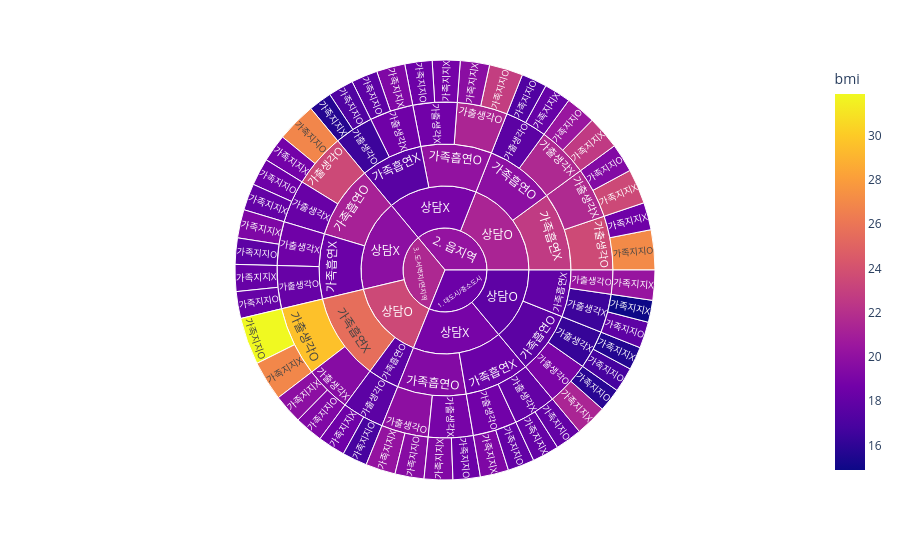

Write notebook code for a chart like this one.
### Code cell
a = health_drop_ele.replace({
    '상담희망_초': {1: '상담O', 2: '상담X'},
    '가족흡연_초': {1: '가족흡연O', 2: '가족흡연X'},
    '가출생각_초': {1: '가출생각O', 2: '가출생각X'},
    '가족지지_초': {1: '가족지지O', 2: '가족지지X'},
    
})

bmi_sum = a.groupby(['도시규모', '상담희망_초', '가족흡연_초', '가출생각_초','가족지지_초'])["bmi"].mean().reset_index()

fig = px.sunburst(bmi_sum, path=['도시규모', '상담희망_초', '가족흡연_초', '가출생각_초','가족지지_초'],
                  values='bmi',
                  color="bmi")
fig.show()

### Figure 1 — Plotly figure (JSON) as saved in the notebook; plotly's stock layout.template omitted (floating-point values rounded to 4 significant figures)
{"data": [{"branchvalues": "total", "customdata": [[15.83], [17.26], [16.86], [19.61], [22.84], [26.84], [27.05], [31.88], [18.04], [17.2], [18.16], [16.81], [20.42], [18.42], [18.45], [18.45], [17.8], [19.4], [19.28], [18.02], [17.78], [17.76], [21.36], [18.14], [18.54], [20.17], [19.74], [18.72], [20.32], [18.54], [26.93], [19.2], [15.67], [18.19], [15.6], [22.63], [19.34], [18.78], [18.04], [14.89], [23.51], [19.85], [18.11], [19.27], [19.22], [19.0], [17.71], [17.74], [19.89], [21.4], [23.5], [20.32], [23.59], [29.61], [18.64], [16.47], [18.18], [16.23], [21.58], [18.89], [18.62], [18.25], [16.48], [21.65], [19.57], [18.07], [18.55], [18.52], [17.71], [19.84], [17.74], [19.41], [20.1], [21.16], [17.95], [22.65], [25.6], [18.36], [17.58], [18.35], [17.81], [21.33], [23.51], [18.9], [18.92], [19.84], [18.41], [20.19], [21.53]], "domain": {"x": [0, 1], "y": [0, 1]}, "hovertemplate": "labels=%{label}<br>bmi_sum=%{value}<br>parent=%{parent}<br>id=%{id}<br>bmi=%{color}<extra></extra>", "ids": ["1. 대도시/중소도시/상담O/가족흡연O/가출생각O/가족지지O", "2. 읍지역/상담O/가족흡연O/가출생각O/가족지지O", "3. 도서벽지/면지역/상담O/가족흡연O/가출생각O/가족지지O", "1. 대도시/중소도시/상담X/가족흡연O/가출생각O/가족지지O", "2. 읍지역/상담X/가족흡연O/가출생각O/가족지지O", "3. 도서벽지/면지역/상담X/가족흡연O/가출생각O/가족지지O", "2. 읍지역/상담O/가족흡연X/가출생각O/가족지지O", "3. 도서벽지/면지역/상담O/가족흡연X/가출생각O/가족지지O", "1. 대도시/중소도시/상담X/가족흡연X/가출생각O/가족지지O", "2. 읍지역/상담X/가족흡연X/가출생각O/가족지지O", "3. 도서벽지/면지역/상담X/가족흡연X/가출생각O/가족지지O", "1. 대도시/중소도시/상담O/가족흡연O/가출생각X/가족지지O", "2. 읍지역/상담O/가족흡연O/가출생각X/가족지지O", "1. 대도시/중소도시/상담X/가족흡연O/가출생각X/가족지지O", "2. 읍지역/상담X/가족흡연O/가출생각X/가족지지O", "3. 도서벽지/면지역/상담X/가족흡연O/가출생각X/가족지지O", "1. 대도시/중소도시/상담O/가족흡연X/가출생각X/가족지지O", "2. 읍지역/상담O/가족흡연X/가출생각X/가족지지O", "3. 도서벽지/면지역/상담O/가족흡연X/가출생각X/가족지지O", "1. 대도시/중소도시/상담X/가족흡연X/가출생각X/가족지지O", "2. 읍지역/상담X/가족흡연X/가출생각X/가족지지O", "3. 도서벽지/면지역/상담X/가족흡연X/가출생각X/가족지지O", "1. 대도시/중소도시/상담O/가족흡연O/가출생각O/가족지지X", "2. 읍지역/상담O/가족흡연O/가출생각O/가족지지X", "3. 도서벽지/면지역/상담O/가족흡연O/가출생각O/가족지지X", "1. 대도시/중소도시/상담X/가족흡연O/가출생각O/가족지지X", "2. 읍지역/상담X/가족흡연O/가출생각O/가족지지X", "3. 도서벽지/면지역/상담X/가족흡연O/가출생각O/가족지지X", "1. 대도시/중소도시/상담O/가족흡연X/가출생각O/가족지지X", "2. 읍지역/상담O/가족흡연X/가출생각O/가족지지X", "3. 도서벽지/면지역/상담O/가족흡연X/가출생각O/가족지지X", "1. 대도시/중소도시/상담X/가족흡연X/가출생각O/가족지지X", "2. 읍지역/상담X/가족흡연X/가출생각O/가족지지X", "3. 도서벽지/면지역/상담X/가족흡연X/가출생각O/가족지지X", "1. 대도시/중소도시/상담O/가족흡연O/가출생각X/가족지지X", "2. 읍지역/상담O/가족흡연O/가출생각X/가족지지X", "1. 대도시/중소도시/상담X/가족흡연O/가출생각X/가족지지X", "2. 읍지역/상담X/가족흡연O/가출생각X/가족지지X", "3. 도서벽지/면지역/상담X/가족흡연O/가출생각X/가족지지X", "1. 대도시/중소도시/상담O/가족흡연X/가출생각X/가족지지X", "2. 읍지역/상담O/가족흡연X/가출생각X/가족지지X", "3. 도서벽지/면지역/상담O/가족흡연X/가출생각X/가족지지X", "1. 대도시/중소도시/상담X/가족흡연X/가출생각X/가족지지X", "2. 읍지역/상담X/가족흡연X/가출생각X/가족지지X", "3. 도서벽지/면지역/상담X/가족흡연X/가출생각X/가족지지X", "1. 대도시/중소도시/상담O/가족흡연O/가출생각O", "2. 읍지역/상담O/가족흡연O/가출생각O", "3. 도서벽지/면지역/상담O/가족흡연O/가출생각O", "1. 대도시/중소도시/상담X/가족흡연O/가출생각O", "2. 읍지역/상담X/가족흡연O/가출생각O", "3. 도서벽지/면지역/상담X/가족흡연O/가출생각O", "1. 대도시/중소도시/상담O/가족흡연X/가출생각O", "2. 읍지역/상담O/가족흡연X/가출생각O", "3. 도서벽지/면지역/상담O/가족흡연X/가출생각O", "1. 대도시/중소도시/상담X/가족흡연X/가출생각O", "2. 읍지역/상담X/가족흡연X/가출생각O", "3. 도서벽지/면지역/상담X/가족흡연X/가출생각O", "1. 대도시/중소도시/상담O/가족흡연O/가출생각X", "2. 읍지역/상담O/가족흡연O/가출생각X", "1. 대도시/중소도시/상담X/가족흡연O/가출생각X", "2. 읍지역/상담X/가족흡연O/가출생각X", "3. 도서벽지/면지역/상담X/가족흡연O/가출생각X", "1. 대도시/중소도시/상담O/가족흡연X/가출생각X", "2. 읍지역/상담O/가족흡연X/가출생각X", "3. 도서벽지/면지역/상담O/가족흡연X/가출생각X", "1. 대도시/중소도시/상담X/가족흡연X/가출생각X", "2. 읍지역/상담X/가족흡연X/가출생각X", "3. 도서벽지/면지역/상담X/가족흡연X/가출생각X", "1. 대도시/중소도시/상담O/가족흡연O", "2. 읍지역/상담O/가족흡연O", "3. 도서벽지/면지역/상담O/가족흡연O", "1. 대도시/중소도시/상담X/가족흡연O", "2. 읍지역/상담X/가족흡연O", "3. 도서벽지/면지역/상담X/가족흡연O", "1. 대도시/중소도시/상담O/가족흡연X", "2. 읍지역/상담O/가족흡연X", "3. 도서벽지/면지역/상담O/가족흡연X", "1. 대도시/중소도시/상담X/가족흡연X", "2. 읍지역/상담X/가족흡연X", "3. 도서벽지/면지역/상담X/가족흡연X", "1. 대도시/중소도시/상담O", "2. 읍지역/상담O", "3. 도서벽지/면지역/상담O", "1. 대도시/중소도시/상담X", "2. 읍지역/상담X", "3. 도서벽지/면지역/상담X", "1. 대도시/중소도시", "2. 읍지역", "3. 도서벽지/면지역"], "labels": ["가족지지O", "가족지지O", "가족지지O", "가족지지O", "가족지지O", "가족지지O", "가족지지O", "가족지지O", "가족지지O", "가족지지O", "가족지지O", "가족지지O", "가족지지O", "가족지지O", "가족지지O", "가족지지O", "가족지지O", "가족지지O", "가족지지O", "가족지지O", "가족지지O", "가족지지O", "가족지지X", "가족지지X", "가족지지X", "가족지지X", "가족지지X", "가족지지X", "가족지지X", "가족지지X", "가족지지X", "가족지지X", "가족지지X", "가족지지X", "가족지지X", "가족지지X", "가족지지X", "가족지지X", "가족지지X", "가족지지X", "가족지지X", "가족지지X", "가족지지X", "가족지지X", "가족지지X", "가출생각O", "가출생각O", "가출생각O", "가출생각O", "가출생각O", "가출생각O", "가출생각O", "가출생각O", "가출생각O", "가출생각O", "가출생각O", "가출생각O", "가출생각X", "가출생각X", "가출생각X", "가출생각X", "가출생각X", "가출생각X", "가출생각X", "가출생각X", "가출생각X", "가출생각X", "가출생각X", "가족흡연O", "가족흡연O", "가족흡연O", "가족흡연O", "가족흡연O", "가족흡연O", "가족흡연X", "가족흡연X", "가족흡연X", "가족흡연X", "가족흡연X", "가족흡연X", "상담O", "상담O", "상담O", "상담X", "상담X", "상담X", "1. 대도시/중소도시", "2. 읍지역", "3. 도서벽지/면지역"], "marker": {"coloraxis": "coloraxis", "colors": [15.83, 17.26, 16.86, 19.61, 22.84, 26.84, 27.05, 31.88, 18.04, 17.2, 18.16, 16.81, 20.42, 18.42, 18.45, 18.45, 17.8, 19.4, 19.28, 18.02, 17.78, 17.76, 21.36, 18.14, 18.54, 20.17, 19.74, 18.72, 20.32, 18.54, 26.93, 19.2, 15.67, 18.19, 15.6, 22.63, 19.34, 18.78, 18.04, 14.89, 23.51, 19.85, 18.11, 19.27, 19.22, 19.0, 17.71, 17.74, 19.89, 21.4, 23.5, 20.32, 23.59, 29.61, 18.64, 16.47, 18.18, 16.23, 21.58, 18.89, 18.62, 18.25, 16.48, 21.65, 19.57, 18.07, 18.55, 18.52, 17.71, 19.84, 17.74, 19.41, 20.1, 21.16, 17.95, 22.65, 25.6, 18.36, 17.58, 18.35, 17.81, 21.33, 23.51, 18.9, 18.92, 19.84, 18.41, 20.19, 21.53]}, "name": "", "parents": ["1. 대도시/중소도시/상담O/가족흡연O/가출생각O", "2. 읍지역/상담O/가족흡연O/가출생각O", "3. 도서벽지/면지역/상담O/가족흡연O/가출생각O", "1. 대도시/중소도시/상담X/가족흡연O/가출생각O", "2. 읍지역/상담X/가족흡연O/가출생각O", "3. 도서벽지/면지역/상담X/가족흡연O/가출생각O", "2. 읍지역/상담O/가족흡연X/가출생각O", "3. 도서벽지/면지역/상담O/가족흡연X/가출생각O", "1. 대도시/중소도시/상담X/가족흡연X/가출생각O", "2. 읍지역/상담X/가족흡연X/가출생각O", "3. 도서벽지/면지역/상담X/가족흡연X/가출생각O", "1. 대도시/중소도시/상담O/가족흡연O/가출생각X", "2. 읍지역/상담O/가족흡연O/가출생각X", "1. 대도시/중소도시/상담X/가족흡연O/가출생각X", "2. 읍지역/상담X/가족흡연O/가출생각X", "3. 도서벽지/면지역/상담X/가족흡연O/가출생각X", "1. 대도시/중소도시/상담O/가족흡연X/가출생각X", "2. 읍지역/상담O/가족흡연X/가출생각X", "3. 도서벽지/면지역/상담O/가족흡연X/가출생각X", "1. 대도시/중소도시/상담X/가족흡연X/가출생각X", "2. 읍지역/상담X/가족흡연X/가출생각X", "3. 도서벽지/면지역/상담X/가족흡연X/가출생각X", "1. 대도시/중소도시/상담O/가족흡연O/가출생각O", "2. 읍지역/상담O/가족흡연O/가출생각O", "3. 도서벽지/면지역/상담O/가족흡연O/가출생각O", "1. 대도시/중소도시/상담X/가족흡연O/가출생각O", "2. 읍지역/상담X/가족흡연O/가출생각O", "3. 도서벽지/면지역/상담X/가족흡연O/가출생각O", "1. 대도시/중소도시/상담O/가족흡연X/가출생각O", "2. 읍지역/상담O/가족흡연X/가출생각O", "3. 도서벽지/면지역/상담O/가족흡연X/가출생각O", "1. 대도시/중소도시/상담X/가족흡연X/가출생각O", "2. 읍지역/상담X/가족흡연X/가출생각O", "3. 도서벽지/면지역/상담X/가족흡연X/가출생각O", "1. 대도시/중소도시/상담O/가족흡연O/가출생각X", "2. 읍지역/상담O/가족흡연O/가출생각X", "1. 대도시/중소도시/상담X/가족흡연O/가출생각X", "2. 읍지역/상담X/가족흡연O/가출생각X", "3. 도서벽지/면지역/상담X/가족흡연O/가출생각X", "1. 대도시/중소도시/상담O/가족흡연X/가출생각X", "2. 읍지역/상담O/가족흡연X/가출생각X", "3. 도서벽지/면지역/상담O/가족흡연X/가출생각X", "1. 대도시/중소도시/상담X/가족흡연X/가출생각X", "2. 읍지역/상담X/가족흡연X/가출생각X", "3. 도서벽지/면지역/상담X/가족흡연X/가출생각X", "1. 대도시/중소도시/상담O/가족흡연O", "2. 읍지역/상담O/가족흡연O", "3. 도서벽지/면지역/상담O/가족흡연O", "1. 대도시/중소도시/상담X/가족흡연O", "2. 읍지역/상담X/가족흡연O", "3. 도서벽지/면지역/상담X/가족흡연O", "1. 대도시/중소도시/상담O/가족흡연X", "2. 읍지역/상담O/가족흡연X", "3. 도서벽지/면지역/상담O/가족흡연X", "1. 대도시/중소도시/상담X/가족흡연X", "2. 읍지역/상담X/가족흡연X", "3. 도서벽지/면지역/상담X/가족흡연X", "1. 대도시/중소도시/상담O/가족흡연O", "2. 읍지역/상담O/가족흡연O", "1. 대도시/중소도시/상담X/가족흡연O", "2. 읍지역/상담X/가족흡연O", "3. 도서벽지/면지역/상담X/가족흡연O", "1. 대도시/중소도시/상담O/가족흡연X", "2. 읍지역/상담O/가족흡연X", "3. 도서벽지/면지역/상담O/가족흡연X", "1. 대도시/중소도시/상담X/가족흡연X", "2. 읍지역/상담X/가족흡연X", "3. 도서벽지/면지역/상담X/가족흡연X", "1. 대도시/중소도시/상담O", "2. 읍지역/상담O", "3. 도서벽지/면지역/상담O", "1. 대도시/중소도시/상담X", "2. 읍지역/상담X", "3. 도서벽지/면지역/상담X", "1. 대도시/중소도시/상담O", "2. 읍지역/상담O", "3. 도서벽지/면지역/상담O", "1. 대도시/중소도시/상담X", "2. 읍지역/상담X", "3. 도서벽지/면지역/상담X", "1. 대도시/중소도시", "2. 읍지역", "3. 도서벽지/면지역", "1. 대도시/중소도시", "2. 읍지역", "3. 도서벽지/면지역", "", "", ""], "type": "sunburst", "values": [15.83, 17.26, 16.86, 19.61, 22.84, 26.84, 27.05, 31.88, 18.04, 17.2, 18.16, 16.81, 20.42, 18.42, 18.45, 18.45, 17.8, 19.4, 19.28, 18.02, 17.78, 17.76, 21.36, 18.14, 18.54, 20.17, 19.74, 18.72, 20.32, 18.54, 26.93, 19.2, 15.67, 18.19, 15.6, 22.63, 19.34, 18.78, 18.04, 14.89, 23.51, 19.85, 18.11, 19.27, 19.22, 37.18, 35.4, 35.4, 39.78, 42.58, 45.56, 20.32, 45.59, 58.81, 37.24, 32.88, 36.35, 32.42, 43.06, 37.76, 37.24, 36.49, 32.69, 42.91, 39.12, 36.13, 37.05, 36.98, 69.6, 78.46, 35.4, 77.54, 79.82, 82.04, 53.01, 88.5, 97.93, 73.37, 69.93, 73.33, 122.6, 167.0, 133.3, 150.9, 149.7, 155.4, 273.5, 316.7, 288.7]}], "layout": {"autosize": true, "coloraxis": {"colorbar": {"title": {"text": "bmi"}}, "colorscale": [[0, "#0d0887"], [0.1111, "#46039f"], [0.2222, "#7201a8"], [0.3333, "#9c179e"], [0.4444, "#bd3786"], [0.5556, "#d8576b"], [0.6667, "#ed7953"], [0.7778, "#fb9f3a"], [0.8889, "#fdca26"], [1, "#f0f921"]]}, "legend": {"tracegroupgap": 0}, "margin": {"t": 60}}}
